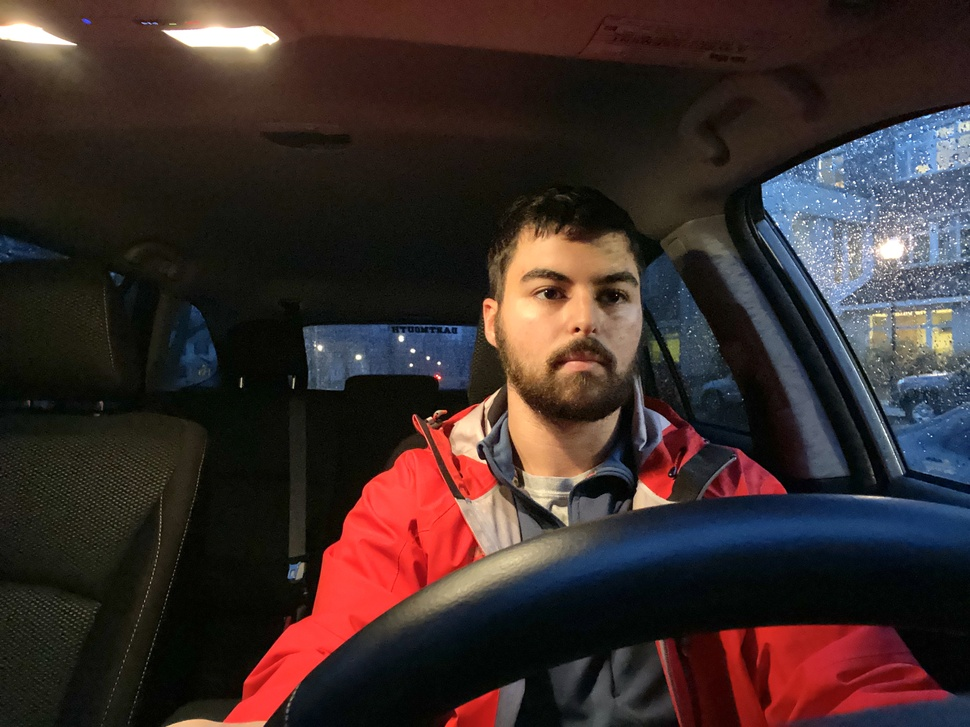
#> input picture testImage.JPG, 970 x 727 px, shrunk from 4032 x 3024 before the run, found by its file name
$ jupyter execute 'HE and SSI.ipynb'   (shell and % lines are left out)   (older library calls are emulated)
#> lines starting #> are read from the running program, lines starting #| are printed output that depends on the picture
# Histogram Equalization and Structural Similarity Index | ENGS 89

Complied and Edited by William L. Roussell

Much of this code is recycled from:
https://github.com/torywalker/histogram-equalizer/blob/master/HistogramEqualization.ipynb
and
https://scikit-image.org/docs/dev/auto_examples/transform/plot_ssim.html

[cell 1]
from IPython.display import display, Math, Latex

import numpy as np
import matplotlib.pyplot as plt
from PIL import Image

from skimage import data, img_as_float
from skimage import measure

[cell 2]
img = Image.open('Downloads/testImage.jpg').convert("L")
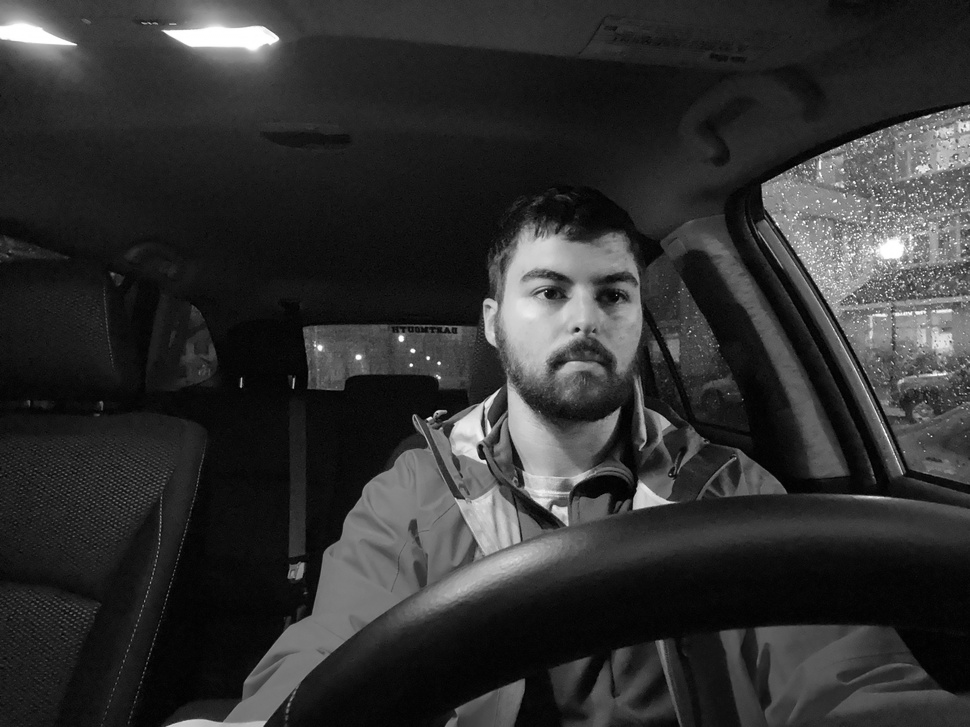
#> img: PIL image 970x727 L; min 0, max 255, mean 48.6
img = np.asarray(img)
img1 = img
plt.imshow(img, cmap='gray')
#> (this line was passed over: IPython is not available in this run)
plt.show()

[cell 3]
# put pixels in a 1D array by flattening out img array
flat = img.flatten()

# show the histogram
plt.hist(flat, bins=50)
#> (this line was passed over: IPython is not available in this run)

[cell 4]
# formula for creating the histogram
display(Math(r'P_x(j) = \sum_{i=0}^{j} P_x(i)'))

[cell 5]
# create our own histogram function
def get_histogram(image, bins):
    # array with size of bins, set to zeros
#> called with image = array of shape (705190,), bins = 256
    histogram = np.zeros(bins)

    # loop through pixels and sum up counts of pixels
    for pixel in image:
        histogram[pixel] += 1
#> this loop made 705190 passes
#> pixel on passes 1 to 3: 106, 106, 106
#> after the loop, histogram = 256 values, max 15552 at index 7, min 35 at index 0, mean 2754.6

    # return our final result
    return histogram

hist = get_histogram(flat, 256)
#> hist has the same summary as histogram in get_histogram

plt.plot(hist)
#> (this line was passed over: IPython is not available in this run)

[cell 6]
# create our cumulative sum function
def cumsum(a):
    a = iter(a)
    b = [next(a)]
#> b = [35]
    for i in a:
        b.append(b[-1] + i)
#> this loop made 255 passes
#> i on passes 1 to 3: 289, 948, 2692
#> after the loop, b = 256 values from 35 to 705190
    return np.array(b)

# execute the fn
cs = cumsum(hist)
#> cs = 256 values from 35 to 705190

# display the result
plt.plot(cs)
#> (this line was passed over: IPython is not available in this run)

[cell 7]
# formula to calculate cumulation sum
display(Math(r's_k = \sum_{j=0}^{k} {\frac{n_j}{N}}'))

[cell 8]
# re-normalize cumsum values to be between 0-255

# numerator & denomenator
nj = (cs - cs.min()) * 255
#> nj = 256 values from 0 to 179814525
N = cs.max() - cs.min()
#> N = 705155

# re-normalize the cdf
cs = nj / N
#> cs = 256 values from 0 to 255

plt.plot(cs)
#> (this line was passed over: IPython is not available in this run)

[cell 9]
# cast it back to uint8 since we can't use floating point values in images
cs = cs.astype('uint8')

plt.plot(cs)
#> (this line was passed over: IPython is not available in this run)

[cell 10]
# get the value from cumulative sum for every index in flat, and set that as img_new
img_new = cs[flat]

# we see a much more evenly distributed histogram
plt.hist(img_new, bins=50)
#> (this line was passed over: IPython is not available in this run)
